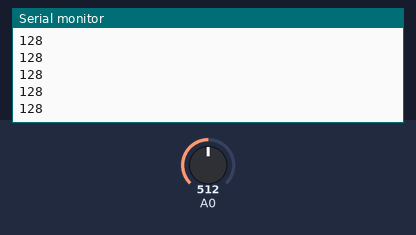
This sketch was run on a simulated Arduino Uno, built with avr-gcc and run on an emulated ATmega328P. On the bench: the last lines printed to the serial monitor. The inputs (shaded band) are chosen by the test bench; at power-on: A0 = 512.

Above: at 1.2 s.
1.3 s: A0 set to 716
At 1.31 s:
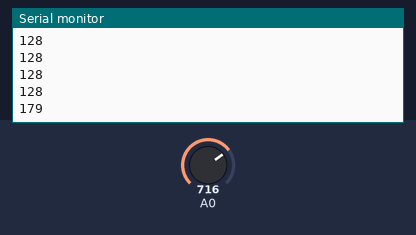
2.8 s: A0 set to 900
At 2.81 s:
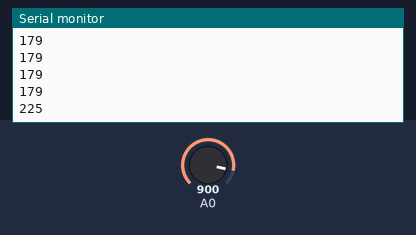
Timing chart, 0 to 5.8 s (numbered marks = the images above; inputs shaded):
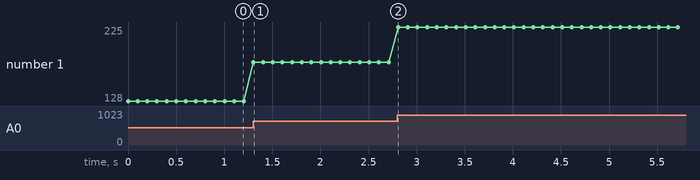

The sketch:

light_sensor_003_retrive_sensor_info.ino
```cpp
int val = 0;

void setup() {
  // put your setup code here, to run once:
  Serial.begin(9800);
}

void loop() {
  // put your main code here, to run repeatedly:
  val=analogRead(0);
  Serial.println(val / 4);
  delay(100);
}
```

Measured:
- after the input at 1.3 s, the serial monitor: prints a new line at once (image 1)
- after the input at 2.8 s, the serial monitor: prints a new line at once (image 2)
- plotted number 1: 128 → 179 after the input at 1.3 s, 179 → 225 after the input at 2.8 s
